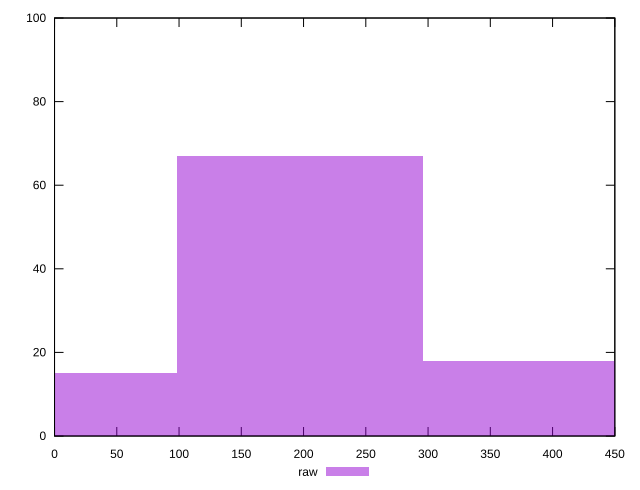

Write the gnuplot code that produced this figure.
reset

$raw <<EOF
394.9245910394135 18
197.46229551970674 67
0 15
EOF

set key outside below
set boxwidth 197.46229551970674
set xrange [0:450]
set yrange [0:100]
set trange [0:100]
set style fill transparent solid 0.5 noborder
set terminal svg size 640, 490 enhanced background rgb 'white'
set output "report_00019_2021-02-10T18-14-37.922Z//unused-css-rules/samples/pages+cached+noadtech/raw/histogram.svg"

plot $raw title "raw" with boxes

reset
